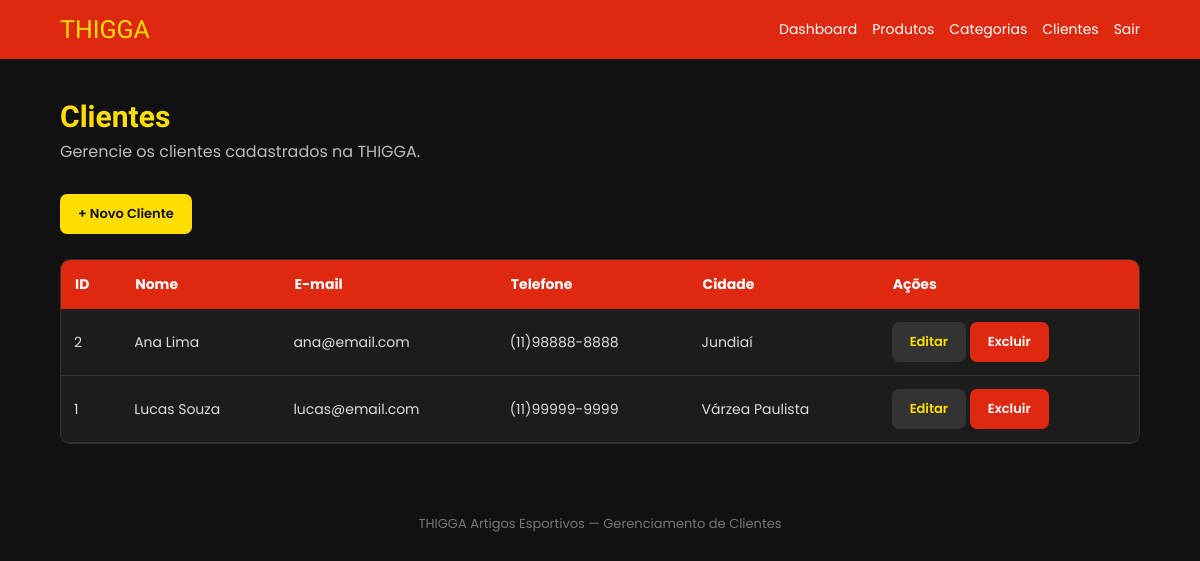
/admin/clientes/listar.php (signed in), run on an earlier commit of the app's database.
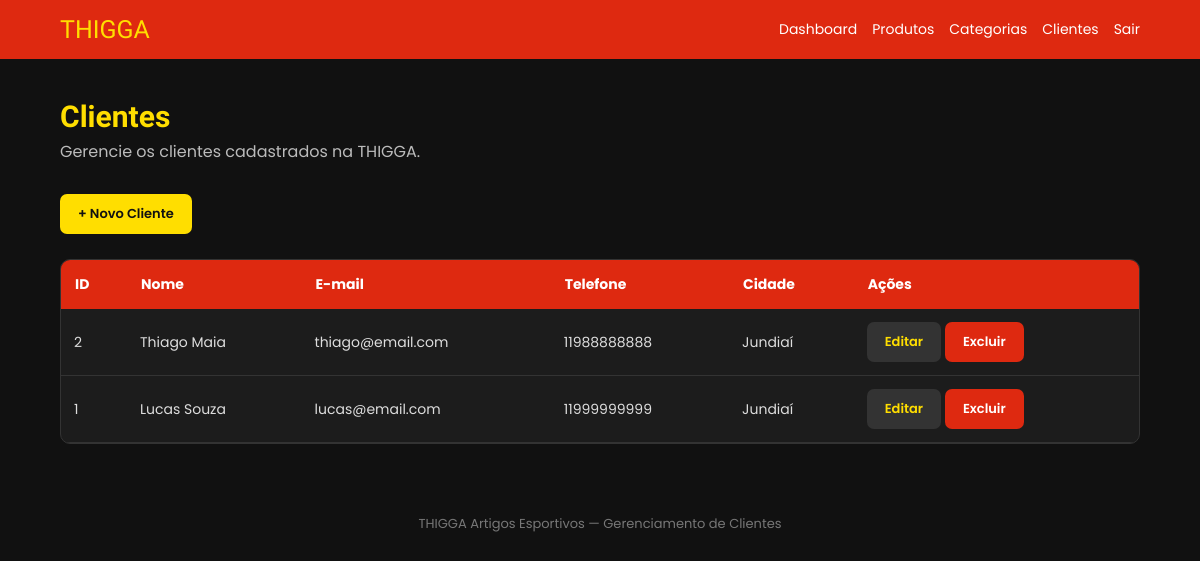
And on a later commit of the database.
### tables this page shows
CREATE TABLE clientes (
    id INT AUTO_INCREMENT PRIMARY KEY,
    nome VARCHAR(100) NOT NULL,
    email VARCHAR(150) NOT NULL UNIQUE,
    telefone VARCHAR(20),
    cidade VARCHAR(100),
    criado_em TIMESTAMP DEFAULT CURRENT_TIMESTAMP
);

### admin/clientes/listar.php (the view, shortened to what this page needs)
<?php
require_once "../../config/conexao.php";
$sql = "
    SELECT
        id,
        nome,
        email,
        telefone,
        cidade
    FROM clientes
    ORDER BY id DESC
";
$stmt = $pdo->query($sql);
$clientes = $stmt->fetchAll(PDO::FETCH_ASSOC);
?>
<!DOCTYPE html>
<html lang="pt-BR">
<head>
    <link
        rel="stylesheet"
        href="../../assets/css/admin.css"
    >
</head>
<body>
<header class="admin-header">
    <div class="admin-logo">
        THIGGA
    </div>
    <nav class="admin-menu">
        <a href="../dashboard.php">
            Dashboard
        </a>
        <a href="../produtos/listar.php">
            Produtos
        </a>
        <a href="../categorias/listar.php">
            Categorias
        </a>
        <a href="listar.php">
            Clientes
        </a>
        <a href="../logout.php">
            Sair
        </a>
    </nav>
</header>
<main class="admin-container">
    <div class="admin-titulo">
        <h1>
            Clientes
        </h1>
        <p>
            Gerencie os clientes cadastrados na THIGGA.
        </p>
    </div>
    <div style="margin-bottom:25px;">
        <a
            href="novo.php"
            class="btn-admin btn-novo"
        >
            + Novo Cliente
        </a>
    </div>
    <div class="tabela-container">
        <table class="tabela">
            <thead>
                <tr>
                    <th>
                        ID
                    </th>
                    <th>
                        Nome
                    </th>
                    <th>
                        E-mail
                    </th>
                    <th>
                        Telefone
                    </th>
                    <th>
                        Cidade
                    </th>
                    <th>
                        Ações
                    </th>
                </tr>
            </thead>
            <tbody>
                <?php if (count($clientes) > 0): ?>
                    <?php foreach ($clientes as $cliente): ?>
                        <tr>
                            <td>
                                <?php
                                echo $cliente["id"];
                                ?>
                            </td>
                            <td>
                                <?php
                                echo htmlspecialchars(
                                    $cliente["nome"]
                                );
                                ?>
                            </td>
                            <td>
                                <?php
                                echo htmlspecialchars(
                                    $cliente["email"]
                                );
                                ?>
                            </td>
                            <td>
                                <?php
                                echo htmlspecialchars(
                                    $cliente["telefone"]
                                    ?? "-"
                                );
                                ?>
                            </td>
                            <td>
                                <?php
                                echo htmlspecialchars(
                                    $cliente["cidade"]
                                    ?? "-"
                                );
                                ?>
                            </td>
                            <td>
                                <a
                                    href="editar.php?id=<?php echo $cliente['id']; ?>"
                                    class="btn-admin btn-editar"
                                >
                                    Editar
                                </a>
                                <a
                                    href="excluir.php?id=<?php echo $cliente['id']; ?>"
                                    class="btn-admin btn-excluir"
                                >
                                    Excluir
                                </a>
                            </td>
                        </tr>
                    <?php endforeach; ?>
                <?php endif; ?>
            </tbody>
        </table>
    </div>
</main>
<footer class="admin-footer">
    THIGGA Artigos Esportivos —
    Gerenciamento de Clientes
</footer>
</body>
</html>

### assets/css/admin.css (style rules this page uses)
* { margin: 0; padding: 0; box-sizing: border-box; }
body { font-family: 'Poppins', sans-serif; background: #111111; color: #ffffff; }
.admin-header { background: #DE2910; padding: 15px 5%; display: flex; justify-content: space-between; align-items: center; gap: 20px; }
.admin-logo { font-family: 'Orbitron', sans-serif; color: #FFDE00; font-size: 25px; }
.admin-menu { display: flex; align-items: center; gap: 15px; }
.admin-menu a { color: #ffffff; text-decoration: none; font-size: 14px; transition: 0.3s; }
.admin-container { width: 90%; max-width: 1200px; margin: 40px auto; }
.admin-titulo { margin-bottom: 30px; }
.admin-titulo h1 { font-family: 'Orbitron', sans-serif; color: #FFDE00; font-size: 30px; }
.admin-titulo p { color: #bbbbbb; margin-top: 5px; }
.tabela-container { width: 100%; overflow-x: auto; background: #1c1c1c; border-radius: 10px; border: 1px solid #333; }
.tabela { width: 100%; border-collapse: collapse; min-width: 700px; }
.tabela th { background: #DE2910; color: #ffffff; padding: 14px; text-align: left; font-size: 14px; }
.tabela td { padding: 13px; border-bottom: 1px solid #333; color: #dddddd; font-size: 14px; }
.btn-admin { display: inline-block; padding: 10px 18px; border-radius: 7px; text-decoration: none; font-size: 13px; font-weight: 600; transition: 0.3s; }
.btn-novo { background: #FFDE00; color: #111111; }
.btn-editar { background: #333333; color: #FFDE00; }
.btn-excluir { background: #DE2910; color: #ffffff; }
.admin-footer { text-align: center; padding: 30px 15px; color: #777777; font-size: 13px; }

What changed in the data, as far as the page shows it:
changed clientes id 2: nome "Ana Lima" → "Thiago Maia"; email "ana@email.com" → "thiago@email.com"; telefone "(11)98888-8888" → "11988888888"
changed clientes "Lucas Souza": telefone "(11)99999-9999" → "11999999999"; cidade "Várzea Paulista" → "Jundiaí"
